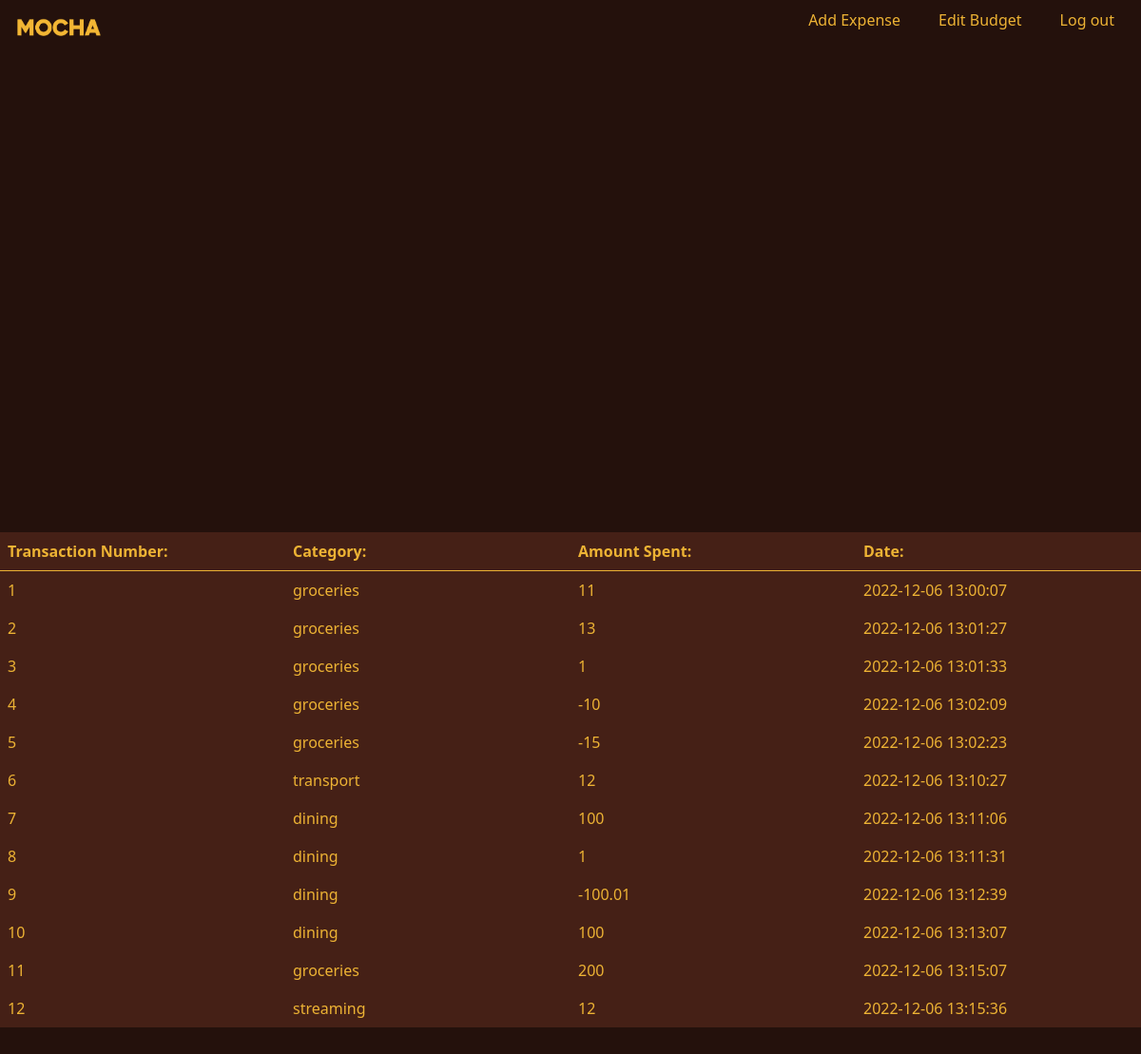
Screenshot of /dash (signed in) with the database file from the repository.
### tables this page shows
CREATE TABLE transactions (
        category TEXT,
        amount INTEGER,
        date DEFAULT CURRENT_TIMESTAMP,
        user_id INTEGER NOT NULL,
        FOREIGN KEY (user_id) REFERENCES users(id)
    );

### app.py (the view)
@app.route("/dash")
@login_required
def dash():
    counter1 = 0
    counter2 = 0
    temp1 = db.execute(
        "SELECT dining, groceries, transport, streaming, drugstores, travel, online, bills, savings FROM expenses WHERE user_id = ?", session["user_id"])[0]
    temp2 = db.execute(
        "SELECT dining, groceries, transport, streaming, drugstores, travel, online, bills, savings FROM budget WHERE user_id = ?", session["user_id"])[0]
    for element in temp1:
        if temp1[element] == 0:
            counter1 += 1
        if temp2[element] == 0:
            counter2 += 1
    data1 = {"Category: ": "Expenditure :"}
    data2 = {"Category: ": "Planned Expenditure"}
    data1.update(temp1)
    data2.update(temp2)
    transactions = db.execute("SELECT * FROM transactions WHERE user_id = ?", session["user_id"])
    expenses = db.execute("SELECT * FROM expenses WHERE user_id = ?", session["user_id"])[0]
    planned = db.execute("SELECT * FROM budget WHERE user_id = ?", session["user_id"])[0]
    close = {}
    for element in categories:
        if isclose(expenses[element], planned[element]):
            try:
                close[element] = expenses[element] / planned[element]
            except:
                close[element] = str(expenses[element])
    return render_template("dash.html", data1=data1, data2=data2, transactions=transactions, close=close, counter1=counter1, counter2=counter2)

### app.py (called while the page is built)
def isclose(expenditure, budgeted):
    if expenditure == 0:
        return False
    if budgeted == 0:
        return True
    ratio = expenditure / budgeted
    if ratio > 1:
        return True
    return False

### helpers.py (called while the page is built)
def login_required(f):
    @wraps(f)
    def decorated_function(*args, **kwargs):
        if session.get("user_id") is None:
            return redirect("/login")
        return f(*args, **kwargs)
    return decorated_function

### templates/dash.html (shortened to what this page needs)
{% extends "layout.html" %}
{% block main %}
<header>
    <a href="/dash"> <img class="textlogo" src="static/TextLogo.png" alt="Mocha"> </a>
    <ul>
        <li> <a href="/add"> Add Expense</a> </li>
        <li> <a href="/budget"> Edit Budget</a> </li>
        <li> <a href="/logout"> Log out</a> </li>
    </ul>
</header>
<div class="header">
    <div id="Expenses" class="chart"></div>
    <div id="Budget" class="chart"></div>
<table class="table">
    <thead>
        {% if transactions|length > 0 %}
            <tr>
                <th scope="col">Transaction Number:</th>
                <th scope="col">Category:</th>
                <th scope="col">Amount Spent:</th>
                <th scope="col">Date:</th>
            </tr>
        {% endif %}
    </thead>
    <tbody>
        {% set count = namespace(value=1) %}
        {% for element in transactions %}
            <tr>
                <td>{{ count.value }}</td>
                <td>{{ element.category }}</td>
                <td>{{ element.amount }}</td>
                <td>{{ element.date }}</td>
            </tr>
            {% set count.value = count.value + 1  %}
        {% endfor %}
    </tbody>
  </table>
</div>
{% endblock %}

### static/styles.css (style rules this page uses)
:root { --main-brown: #24110C; --main-gold: #EDB334; --second-brown: #452016; }
.header { background-color: var(--main-brown); height: 170vh; z-index: -1; padding: 0; }
body { margin: 0; }
header { position: absolute; top: 0; left: 0; width: 100%; padding: 0.75vw 0vw 0vw 0vw; display: flex; justify-content: space-between; align-items: center; }
header ul { display: flex; justify-content: center; align-items: center; }
header ul li { list-style: none; margin-right: 1rem; }
header ul li a { text-decoration: none; padding: 1vw; color: var(--main-gold); border-radius: 12rem; }
.textlogo { width: 8vw; margin-left: 1vw; }
body { background-color: var(--main-brown) }
.chart { width: 50vw; height: 70vh; padding-top: 7vh; float: left; border-radius: 109rem; }
td, tbody, tr { background-color: var(--second-brown); color: var(--main-gold); width: 25vw; border: 2px var(--main-gold)!important; }

### rows the page displays
transactions: value "1", category "groceries", amount "11", date "2022-12-06 13:00:07"
transactions: value "2", category "groceries", amount "13", date "2022-12-06 13:01:27"
transactions: value "3", category "groceries", amount "1", date "2022-12-06 13:01:33"
transactions: value "4", category "groceries", amount "-10", date "2022-12-06 13:02:09"
transactions: value "5", category "groceries", amount "-15", date "2022-12-06 13:02:23"
transactions: value "6", category "transport", amount "12", date "2022-12-06 13:10:27"
transactions: value "7", category "dining", amount "100", date "2022-12-06 13:11:06"
transactions: value "8", category "dining", amount "1", date "2022-12-06 13:11:31"
transactions: value "9", category "dining", amount "-100.01", date "2022-12-06 13:12:39"
transactions: value "10", category "dining", amount "100", date "2022-12-06 13:13:07"
transactions: value "11", category "groceries", amount "200", date "2022-12-06 13:15:07"
transactions: value "12", category "streaming", amount "12", date "2022-12-06 13:15:36"
